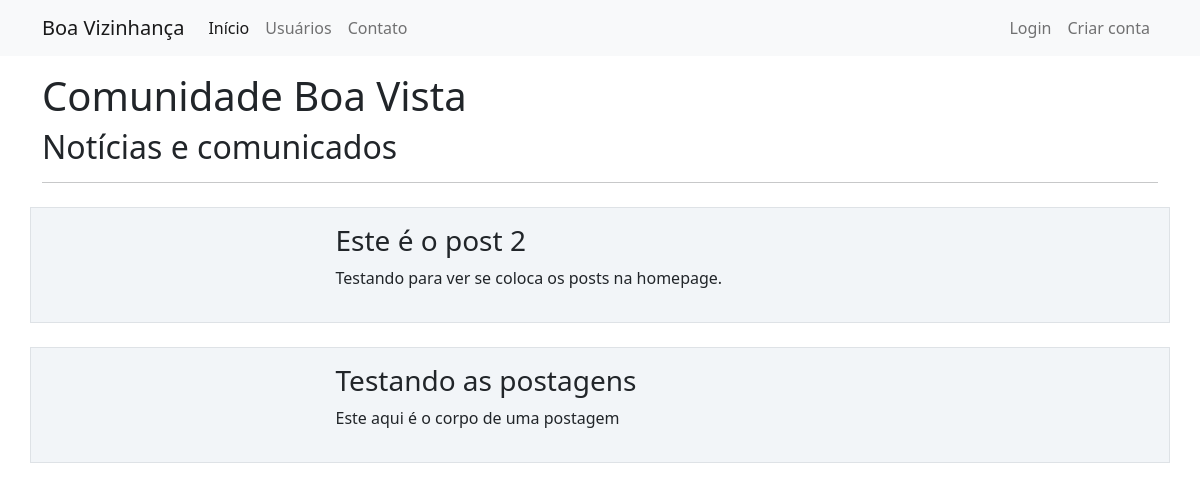
The page / on the database its author committed.
### comunidade/models.py (models this page shows)
class Post(database.Model):
    id = database.Column(database.Integer, primary_key=True)
    tema = database.Column(database.String, nullable=False, default='Comunicado')
    imagem = database.Column(database.String)
    titulo = database.Column(database.String, nullable=False)
    corpo = database.Column(database.Text, nullable=False)
    data_criacao = database.Column(database.DateTime, nullable=False, default=datetime.utcnow)
    id_usuario = database.Column(database.Integer, database.ForeignKey('usuario.id'), nullable=False)
    comentarios_post = database.relationship('Comentario', backref='comentarios_do_post', lazy=True)

### comunidade/routes.py (the view)
@app.route('/')
def home():
    posts = Post.query.order_by(Post.id.desc())
    return render_template('home.html', posts=posts)

### comunidade/templates/home.html
{% extends 'base.html' %}
{% block body %}
    <div class="container mt-3">
        <h1>Comunidade Boa Vista</h1>
        <h2>Notícias e comunicados</h2>
        <hr>
        {% for post in posts %}
            <div class="row border mt-4 p-3 meupost">
                <div class="col col-3">
                    <div class="image pe-2"> <img src="{{ foto_perfil }}" class="rounded" width="200"> </div>
                </div>
                <div class="col col-9">
                    <h3>{{ post.titulo }}</h3>
                    <p>{{ post.corpo }}</p>
                </div>
            </div>
        {% endfor %}
    </div>
{% endblock %}

### comunidade/static/main.css (style rules this page uses)
.meupost { background: #f2f5f8 !important; }

### rows shown on the page
Post: titulo "Este é o post 2", corpo "Testando para ver se coloca os posts na homepage."
Post: titulo "Testando as postagens", corpo "Este aqui é o corpo de uma postagem"
